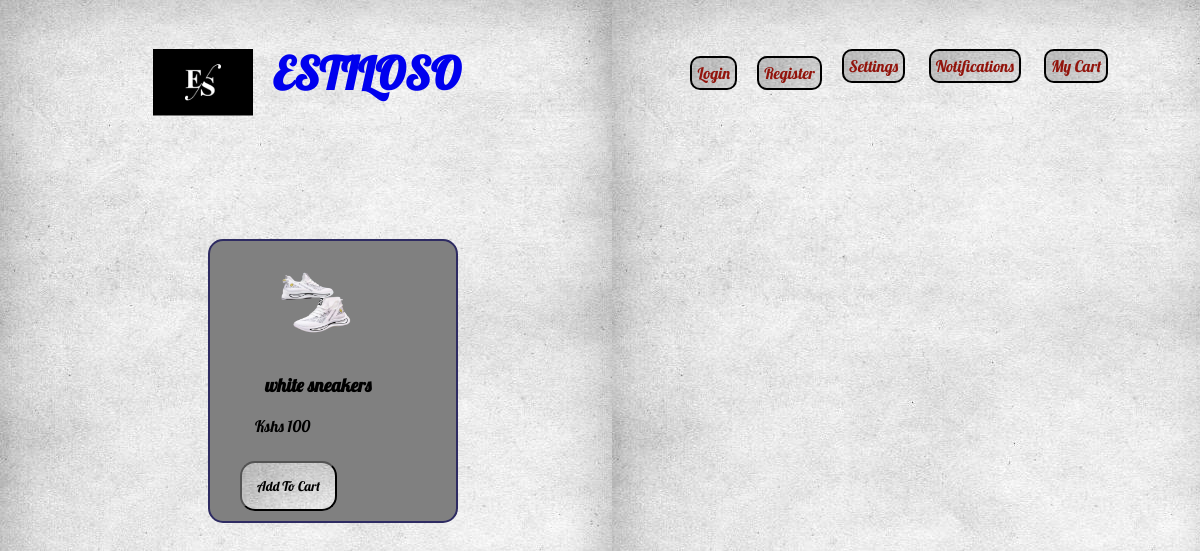
The app's page /php/main-menu.php with its own data.
### tables this page shows
CREATE TABLE `product` (
  `product_id` int(50) NOT NULL,
  `category_name` varchar(20) NOT NULL,
  `sub_category_name` varchar(20) NOT NULL,
  `product_name` varchar(200) NOT NULL,
  `product_description` varchar(255) NOT NULL,
  `product_image` varchar(255) NOT NULL,
  `unit_price` int(50) NOT NULL,
  `available_quantity` int(50) NOT NULL,
  `created_at` timestamp NOT NULL DEFAULT current_timestamp() ON UPDATE current_timestamp(),
  `is_deleted` int(11) NOT NULL
);

### php/main-menu.php (the view, shortened to what this page needs)
<!DOCTYPE html>
<html lang="en">
<head>
    <link rel="stylesheet" href="../css/main-menu.css">
</head>
<body>
    <div class="main-menu">
        <section class="header">
            <div class="header-inner">
                <div class="logo">
                    <a href="index.php">
                        <img src="../resources/estiloso-logo.png" alt="estiloso-logo" class="image">
                    </a>
                </div>
                <div class="title">
                    <a href="index.php">
                        <h1>ESTILOSO</h1>
                    </a>
                </div>
            </div>
            <article class="navigation">
                <nav>
                    <?php if (isset($_SESSION['username'])) { ?>
                        <a href="admin-navigation.php" title="<?php echo $_SESSION['username']; ?>">
                            <span class="material-icons md-36">person</span>
                        </a>
                    <?php } else { ?>
                        <a href="login.php">Login</a>
                        <a href="register.php">Register</a>
                    <?php } ?>
                    <div>
                        <span class="mini-nav">
                            <a href="">Settings</a>
                        </span>
                        <span class="mini-nav">
                            <a href="">Notifications</a>
                        </span>
                        <span class="mini-nav">
                            <a href="cart.php">My Cart</a>
                        </span>
                    </div>
                </nav>
            </article>
        </section>
        <section class="main">
            <div class="item-display">
                <?php
                require('../php-processes/connect.php');
                $sql = "SELECT * FROM `product` WHERE 1";
                $result = mysqli_query($conn, $sql);
                while ($row = mysqli_fetch_assoc($result)) { ?>
                    <form action="" method="POST" id="menu-item">
                        <article class="item">
                            <a href="" title="product info" class="core-item">
                                <div class="item-image">
                                    <img src="../php-processes/uploads/<?php echo $row['product_image']; ?>" alt="">
                                </div>
                                <div class="item-info">
                                    <h3 class="name"><?php echo $row['product_name']; ?></h3>
                                </div>
                                <div class="pricing">
                                    <span class="new-price"><?php echo "Kshs " . $row['unit_price']; ?></span>
                                </div>
                            </a>
                            <footer class="cart-btn">
                                <input type="submit" class="btn-cart" value="Add To Cart" name="cart_btn">
                            </footer>
                        </article>
                    </form>
                <?php }
                ?>
            </div>
        </section>
    </div>
</body>
</html>

### css/main-menu.css (style rules this page uses)
* { box-sizing: border-box; font-family: 'Lobster'; }
body { background-image: url("../resources/background.jpg"); }
a { text-decoration: none; }
.main-menu .header { margin-bottom: 50px; }
.main-menu .main { margin: 100px 0; margin-left: 145px; width: fit-content; }
.header .navigation nav a { margin: 0 10px; width: fit-content; padding: 5px; color: #92140C; border-radius: 10px; border: 2px solid black; background-image: url("../resources/background.jpg"); }
.header .header-inner { display: flex; margin-left: 145px; }
.header .header-inner .logo { margin-right: 10px; margin-top: 41px; }
.header .header-inner .title { margin: 0 10px; font-size: 30px; font-family: 'Satisfy', cursive; }
.header .navigation { width: fit-content; margin: 20px 0; margin-left: 210px; }
.header .navigation nav { display: flex; }
.main-menu .main .item-display { display: flex; flex-wrap: wrap; margin: 30px; }
.main-menu .main .item-display .item { background-color: grey; border: 2px solid #2E2B62; border-radius: 15px; width: 250px; padding: 10px; overflow: hidden; margin: 0 25px; margin-bottom: 20px; }
.main-menu .main .item-display .item .item-image { margin-bottom: 5px; margin-left: 45px; width: 50%; }
.main-menu .main .item-display .item .item-image img { width: 100px; }
.main-menu .main .item-display .item .item-info { width: fit-content; color: black; margin-left: 45px; }
.main-menu .main .item-display .item .pricing { color: black; margin-bottom: 25px; width: fit-content; margin-left: 35px; }
.main-menu .main .item-display .item .cart-btn { margin-left: 20px; width: fit-content; }
.main-menu .main .item-display .item .cart-btn input[type="submit"] { padding: 15px; background-image: url("../resources/background.jpg"); color: black; border-radius: 15px; }
@media only screen and (min-width :1024px) { .main-menu .header { display: flex; align-items: center; } }

### records on screen
product: product_image (picture), product_name "white sneakers", unit_price "100"
